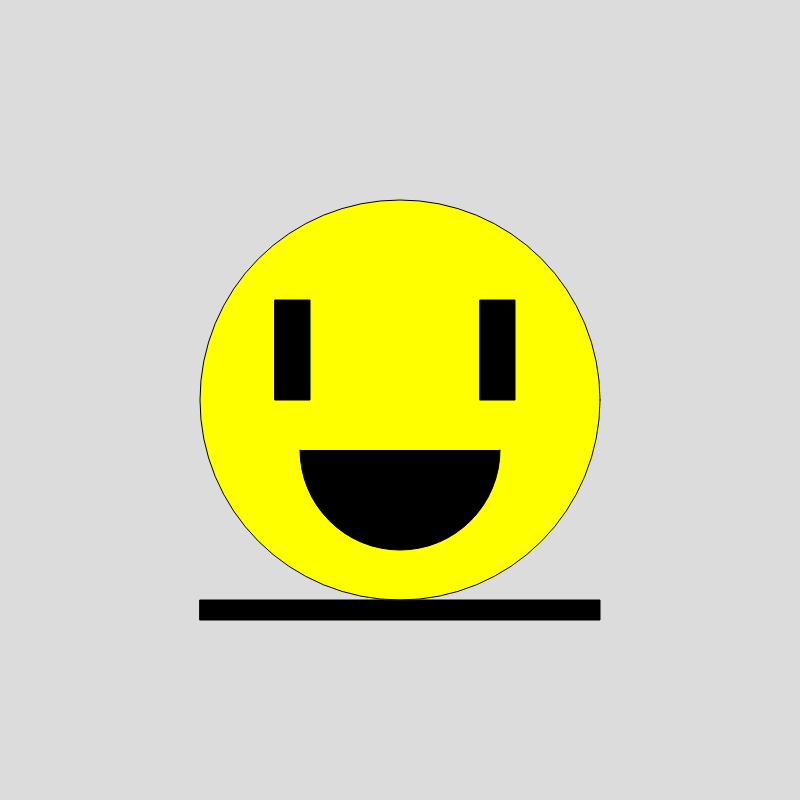
Frame 1 (no input)
Frame 60 (no input): identical to frame 1, image omitted
Frame 120 (the mouse pressed at the canvas centre since frame 60): identical to frame 1, image omitted

The p5.js sketch that drew this single still picture (run headless with seeded random() and noise() and a simulated clock; from frame 60 on, the mouse is pressed at the canvas centre):

// p5.js sketch
// ── sketch.js
function setup() {
  createCanvas(800, 800);
}

function draw() {
  
  background(220)
fill(255,255,0)
ellipse(400,400,400)
fill(0,0,0)
rect(275,300,35,100)
rect(480,300,35,100)
arc(400,450, 200,200, 0, PI);
  rect(200,600,400,20)
  
}
